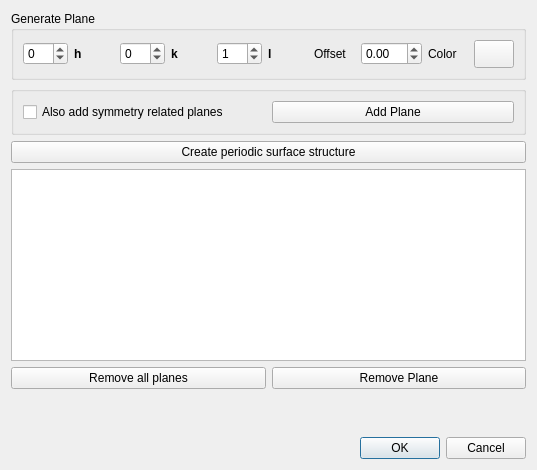
<?xml version="1.0" encoding="UTF-8"?>
<ui version="4.0">
 <class>PlaneGenerationDialog</class>
 <widget class="QDialog" name="PlaneGenerationDialog">
  <property name="geometry">
   <rect>
    <x>0</x>
    <y>0</y>
    <width>537</width>
    <height>470</height>
   </rect>
  </property>
  <property name="windowTitle">
   <string>Crystal Planes</string>
  </property>
  <property name="windowIcon">
   <iconset resource="../icons/crystalexplorer.qrc">
    <normaloff>:/images/plane_icon.png</normaloff>:/images/plane_icon.png</iconset>
  </property>
  <layout class="QVBoxLayout" name="verticalLayout">
   <item>
    <widget class="QGroupBox" name="millerIndexGroupBox">
     <property name="title">
      <string>Generate Plane</string>
     </property>
     <layout class="QHBoxLayout" name="horizontalLayout">
      <item>
       <widget class="QSpinBox" name="hSpinBox">
        <property name="minimum">
         <number>-99</number>
        </property>
       </widget>
      </item>
      <item>
       <widget class="QLabel" name="hLabel">
        <property name="text">
         <string>&lt;b&gt;h&lt;/b&gt;</string>
        </property>
       </widget>
      </item>
      <item>
       <widget class="QSpinBox" name="kSpinBox">
        <property name="minimum">
         <number>-99</number>
        </property>
       </widget>
      </item>
      <item>
       <widget class="QLabel" name="kLabel">
        <property name="text">
         <string>&lt;b&gt;k&lt;/b&gt;</string>
        </property>
       </widget>
      </item>
      <item>
       <widget class="QSpinBox" name="lSpinBox">
        <property name="minimum">
         <number>-99</number>
        </property>
        <property name="value">
         <number>1</number>
        </property>
       </widget>
      </item>
      <item>
       <widget class="QLabel" name="lLabel">
        <property name="text">
         <string>&lt;b&gt;l&lt;/b&gt;</string>
        </property>
       </widget>
      </item>
      <item>
       <widget class="QLabel" name="offsetLabel">
        <property name="text">
         <string>Offset</string>
        </property>
       </widget>
      </item>
      <item>
       <widget class="QDoubleSpinBox" name="offsetDoubleSpinBox">
        <property name="minimum">
         <double>-99.000000000000000</double>
        </property>
        <property name="singleStep">
         <double>0.100000000000000</double>
        </property>
       </widget>
      </item>
      <item>
       <widget class="QLabel" name="colorLabel">
        <property name="text">
         <string>Color</string>
        </property>
       </widget>
      </item>
      <item>
       <widget class="QPushButton" name="colorButton">
        <property name="sizePolicy">
         <sizepolicy hsizetype="Fixed" vsizetype="Fixed">
          <horstretch>0</horstretch>
          <verstretch>0</verstretch>
         </sizepolicy>
        </property>
        <property name="minimumSize">
         <size>
          <width>28</width>
          <height>28</height>
         </size>
        </property>
        <property name="maximumSize">
         <size>
          <width>54</width>
          <height>54</height>
         </size>
        </property>
        <property name="text">
         <string/>
        </property>
       </widget>
      </item>
     </layout>
     <zorder>kSpinBox</zorder>
     <zorder>kLabel</zorder>
     <zorder>lSpinBox</zorder>
     <zorder>lLabel</zorder>
     <zorder>offsetLabel</zorder>
     <zorder>offsetDoubleSpinBox</zorder>
     <zorder>hSpinBox</zorder>
     <zorder>colorLabel</zorder>
     <zorder>colorButton</zorder>
     <zorder>hLabel</zorder>
    </widget>
   </item>
   <item>
    <widget class="QGroupBox" name="groupBox">
     <property name="title">
      <string/>
     </property>
     <layout class="QVBoxLayout" name="verticalLayout_2">
      <item>
       <layout class="QHBoxLayout" name="horizontalLayout_2">
        <item>
         <widget class="QCheckBox" name="symmetryEquivalentCheckBox">
          <property name="text">
           <string>Also add symmetry related planes</string>
          </property>
         </widget>
        </item>
        <item>
         <widget class="QPushButton" name="addPlaneButton">
          <property name="text">
           <string>Add Plane</string>
          </property>
         </widget>
        </item>
       </layout>
      </item>
     </layout>
    </widget>
   </item>
   <item>
    <widget class="QPushButton" name="createSurfaceStructureButton">
     <property name="text">
      <string>Create periodic surface structure</string>
     </property>
    </widget>
   </item>
   <item>
    <widget class="QTableView" name="currentPlanes"/>
   </item>
   <item>
    <layout class="QHBoxLayout" name="horizontalLayout_3">
     <item>
      <widget class="QPushButton" name="removeAllPlanesButton">
       <property name="text">
        <string>Remove all planes</string>
       </property>
      </widget>
     </item>
     <item>
      <widget class="QPushButton" name="removePlaneButton">
       <property name="text">
        <string>Remove Plane</string>
       </property>
      </widget>
     </item>
    </layout>
   </item>
   <item>
    <spacer name="verticalSpacer">
     <property name="orientation">
      <enum>Qt::Vertical</enum>
     </property>
     <property name="sizeHint" stdset="0">
      <size>
       <width>20</width>
       <height>40</height>
      </size>
     </property>
    </spacer>
   </item>
   <item>
    <widget class="QDialogButtonBox" name="buttonBox">
     <property name="orientation">
      <enum>Qt::Horizontal</enum>
     </property>
     <property name="standardButtons">
      <set>QDialogButtonBox::Cancel|QDialogButtonBox::Ok</set>
     </property>
    </widget>
   </item>
  </layout>
 </widget>
 <resources>
  <include location="../icons/crystalexplorer.qrc"/>
  <include location="../icons/crystalexplorer.qrc"/>
 </resources>
 <connections>
  <connection>
   <sender>buttonBox</sender>
   <signal>accepted()</signal>
   <receiver>PlaneGenerationDialog</receiver>
   <slot>accept()</slot>
   <hints>
    <hint type="sourcelabel">
     <x>248</x>
     <y>254</y>
    </hint>
    <hint type="destinationlabel">
     <x>157</x>
     <y>274</y>
    </hint>
   </hints>
  </connection>
  <connection>
   <sender>buttonBox</sender>
   <signal>rejected()</signal>
   <receiver>PlaneGenerationDialog</receiver>
   <slot>reject()</slot>
   <hints>
    <hint type="sourcelabel">
     <x>316</x>
     <y>260</y>
    </hint>
    <hint type="destinationlabel">
     <x>286</x>
     <y>274</y>
    </hint>
   </hints>
  </connection>
 </connections>
</ui>
